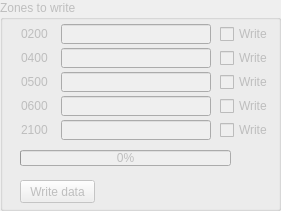
   <widget class="QGroupBox" name="group_zones_to_write">
    <property name="enabled">
     <bool>false</bool>
    </property>
    <property name="geometry">
     <rect>
      <x>490</x>
      <y>10</y>
      <width>281</width>
      <height>211</height>
     </rect>
    </property>
    <property name="title">
     <string>Zones to write</string>
    </property>
    <widget class="QLabel" name="label_7">
     <property name="geometry">
      <rect>
       <x>21</x>
       <y>24</y>
       <width>41</width>
       <height>20</height>
      </rect>
     </property>
     <property name="text">
      <string>0200</string>
     </property>
    </widget>
    <widget class="QLabel" name="label_8">
     <property name="geometry">
      <rect>
       <x>21</x>
       <y>48</y>
       <width>41</width>
       <height>20</height>
      </rect>
     </property>
     <property name="text">
      <string>0400</string>
     </property>
    </widget>
    <widget class="QLabel" name="label_9">
     <property name="geometry">
      <rect>
       <x>21</x>
       <y>72</y>
       <width>41</width>
       <height>20</height>
      </rect>
     </property>
     <property name="text">
      <string>0500</string>
     </property>
    </widget>
    <widget class="QLabel" name="label_10">
     <property name="geometry">
      <rect>
       <x>21</x>
       <y>96</y>
       <width>41</width>
       <height>20</height>
      </rect>
     </property>
     <property name="text">
      <string>0600</string>
     </property>
    </widget>
    <widget class="QLabel" name="label_11">
     <property name="geometry">
      <rect>
       <x>21</x>
       <y>120</y>
       <width>41</width>
       <height>20</height>
      </rect>
     </property>
     <property name="text">
      <string>2100</string>
     </property>
    </widget>
    <widget class="QProgressBar" name="write_progress">
     <property name="geometry">
      <rect>
       <x>20</x>
       <y>150</y>
       <width>211</width>
       <height>16</height>
      </rect>
     </property>
     <property name="maximum">
      <number>5</number>
     </property>
     <property name="value">
      <number>0</number>
     </property>
    </widget>
    <widget class="QLineEdit" name="zone_0201">
     <property name="enabled">
      <bool>false</bool>
     </property>
     <property name="geometry">
      <rect>
       <x>61</x>
       <y>24</y>
       <width>150</width>
       <height>20</height>
      </rect>
     </property>
     <property name="mouseTracking">
      <bool>true</bool>
     </property>
     <property name="focusPolicy">
      <enum>Qt::StrongFocus</enum>
     </property>
     <property name="contextMenuPolicy">
      <enum>Qt::DefaultContextMenu</enum>
     </property>
     <property name="acceptDrops">
      <bool>false</bool>
     </property>
     <property name="inputMask">
      <string/>
     </property>
     <property name="text">
      <string notr="true"/>
     </property>
     <property name="maxLength">
      <number>6</number>
     </property>
     <property name="frame">
      <bool>true</bool>
     </property>
     <property name="readOnly">
      <bool>false</bool>
     </property>
     <property name="placeholderText">
      <string notr="true"/>
     </property>
    </widget>
    <widget class="QLineEdit" name="zone_0501">
     <property name="enabled">
      <bool>false</bool>
     </property>
     <property name="geometry">
      <rect>
       <x>61</x>
       <y>72</y>
       <width>150</width>
       <height>20</height>
      </rect>
     </property>
     <property name="mouseTracking">
      <bool>true</bool>
     </property>
     <property name="focusPolicy">
      <enum>Qt::StrongFocus</enum>
     </property>
     <property name="contextMenuPolicy">
      <enum>Qt::DefaultContextMenu</enum>
     </property>
     <property name="acceptDrops">
      <bool>false</bool>
     </property>
     <property name="inputMask">
      <string/>
     </property>
     <property name="text">
      <string notr="true"/>
     </property>
     <property name="maxLength">
      <number>10</number>
     </property>
     <property name="frame">
      <bool>true</bool>
     </property>
     <property name="readOnly">
      <bool>false</bool>
     </property>
     <property name="placeholderText">
      <string notr="true"/>
     </property>
    </widget>
    <widget class="QLineEdit" name="zone_0401">
     <property name="enabled">
      <bool>false</bool>
     </property>
     <property name="geometry">
      <rect>
       <x>61</x>
       <y>48</y>
       <width>150</width>
       <height>20</height>
      </rect>
     </property>
     <property name="mouseTracking">
      <bool>true</bool>
     </property>
     <property name="focusPolicy">
      <enum>Qt::StrongFocus</enum>
     </property>
     <property name="contextMenuPolicy">
      <enum>Qt::DefaultContextMenu</enum>
     </property>
     <property name="acceptDrops">
      <bool>false</bool>
     </property>
     <property name="inputMask">
      <string/>
     </property>
     <property name="text">
      <string notr="true"/>
     </property>
     <property name="maxLength">
      <number>10</number>
     </property>
     <property name="frame">
      <bool>true</bool>
     </property>
     <property name="readOnly">
      <bool>false</bool>
     </property>
     <property name="placeholderText">
      <string notr="true"/>
     </property>
    </widget>
    <widget class="QLineEdit" name="zone_0601">
     <property name="enabled">
      <bool>false</bool>
     </property>
     <property name="geometry">
      <rect>
       <x>61</x>
       <y>96</y>
       <width>150</width>
       <height>20</height>
      </rect>
     </property>
     <property name="mouseTracking">
      <bool>true</bool>
     </property>
     <property name="focusPolicy">
      <enum>Qt::StrongFocus</enum>
     </property>
     <property name="contextMenuPolicy">
      <enum>Qt::DefaultContextMenu</enum>
     </property>
     <property name="acceptDrops">
      <bool>false</bool>
     </property>
     <property name="inputMask">
      <string/>
     </property>
     <property name="text">
      <string notr="true"/>
     </property>
     <property name="maxLength">
      <number>10</number>
     </property>
     <property name="frame">
      <bool>true</bool>
     </property>
     <property name="readOnly">
      <bool>false</bool>
     </property>
     <property name="placeholderText">
      <string notr="true"/>
     </property>
    </widget>
    <widget class="QLineEdit" name="zone_2101">
     <property name="enabled">
      <bool>false</bool>
     </property>
     <property name="geometry">
      <rect>
       <x>61</x>
       <y>120</y>
       <width>150</width>
       <height>20</height>
      </rect>
     </property>
     <property name="mouseTracking">
      <bool>true</bool>
     </property>
     <property name="focusPolicy">
      <enum>Qt::StrongFocus</enum>
     </property>
     <property name="contextMenuPolicy">
      <enum>Qt::DefaultContextMenu</enum>
     </property>
     <property name="acceptDrops">
      <bool>false</bool>
     </property>
     <property name="inputMask">
      <string/>
     </property>
     <property name="text">
      <string notr="true"/>
     </property>
     <property name="maxLength">
      <number>18</number>
     </property>
     <property name="frame">
      <bool>true</bool>
     </property>
     <property name="readOnly">
      <bool>false</bool>
     </property>
     <property name="placeholderText">
      <string notr="true"/>
     </property>
    </widget>
    <widget class="QCheckBox" name="zone_0200_write">
     <property name="geometry">
      <rect>
       <x>220</x>
       <y>24</y>
       <width>60</width>
       <height>20</height>
      </rect>
     </property>
     <property name="text">
      <string>Write</string>
     </property>
    </widget>
    <widget class="QCheckBox" name="zone_0400_write">
     <property name="geometry">
      <rect>
       <x>220</x>
       <y>48</y>
       <width>60</width>
       <height>20</height>
      </rect>
     </property>
     <property name="text">
      <string>Write</string>
     </property>
    </widget>
    <widget class="QCheckBox" name="zone_0500_write">
     <property name="geometry">
      <rect>
       <x>220</x>
       <y>72</y>
       <width>60</width>
       <height>20</height>
      </rect>
     </property>
     <property name="text">
      <string>Write</string>
     </property>
    </widget>
    <widget class="QCheckBox" name="zone_0600_write">
     <property name="geometry">
      <rect>
       <x>220</x>
       <y>96</y>
       <width>60</width>
       <height>20</height>
      </rect>
     </property>
     <property name="text">
      <string>Write</string>
     </property>
    </widget>
    <widget class="QCheckBox" name="zone_2100_write">
     <property name="geometry">
      <rect>
       <x>220</x>
       <y>120</y>
       <width>60</width>
       <height>20</height>
      </rect>
     </property>
     <property name="text">
      <string>Write</string>
     </property>
    </widget>
    <widget class="QPushButton" name="write_button">
     <property name="enabled">
      <bool>false</bool>
     </property>
     <property name="geometry">
      <rect>
       <x>20</x>
       <y>180</y>
       <width>75</width>
       <height>23</height>
      </rect>
     </property>
     <property name="text">
      <string>Write data</string>
     </property>
    </widget>
   </widget>
